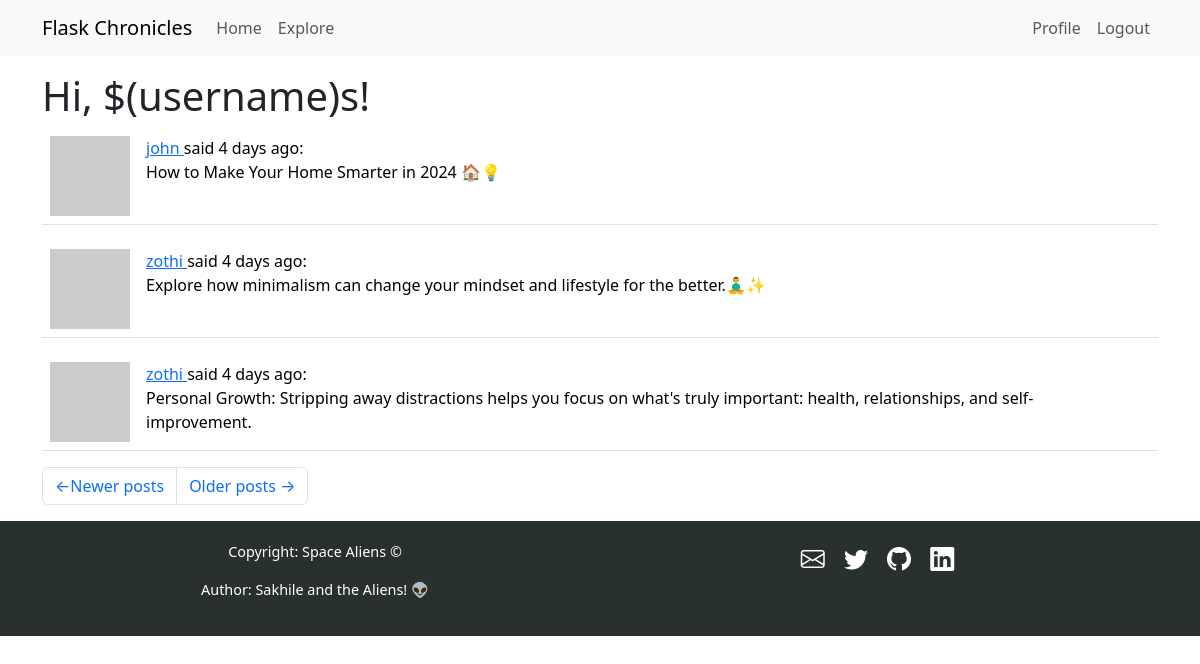
/explore?page=3 (signed in), run on the app's committed database.
### app/models.py (models this page shows, shortened)
class User(UserMixin, db.Model):
    id: so.Mapped[int] = so.mapped_column(primary_key=True)
    username: so.Mapped[str] = so.mapped_column(sa.String(64), unique=True)
    email: so.Mapped[str] = so.mapped_column(sa.String(120), index=True, unique=True)
    password_hash: so.Mapped[Optional[str]] = so.mapped_column(sa.String(256))
    posts: so.WriteOnlyMapped["Post"] = so.relationship(back_populates="author")
    about_me: so.Mapped[Optional[str]] = so.mapped_column(sa.String(140))
    last_seen: so.Mapped[Optional[datetime]] = so.mapped_column(
        default=lambda: datetime.now(timezone.utc)
    )
    following: so.WriteOnlyMapped["User"] = so.relationship(
        secondary=followers,
        primaryjoin=(followers.c.follower_id == id),
        secondaryjoin=(followers.c.followed_id == id),
        back_populates="followers",
    )
    followers: so.WriteOnlyMapped["User"] = so.relationship(
        secondary=followers,
        primaryjoin=(followers.c.followed_id == id),
        secondaryjoin=(followers.c.follower_id == id),
        back_populates="following",
    )
    def avatar(self, size):
        digest = md5(self.email.lower().encode("utf-8")).hexdigest()
        return f"https://www.gravatar.com/avatar/{digest}?d=identicon&s={size}'"

class Post(db.Model):
    id: so.Mapped[int] = so.mapped_column(primary_key=True)
    body: so.Mapped[str] = so.mapped_column(sa.String(140))
    timestamp: so.Mapped[datetime] = so.mapped_column(
        index=True, default=lambda: datetime.now(timezone.utc)
    )
    user_id: so.Mapped[int] = so.mapped_column(sa.ForeignKey(User.id), index=True)
    author: so.Mapped[User] = so.relationship(back_populates="posts")
    language: so.Mapped[Optional[str]] = so.mapped_column(sa.String(5))

### app/routes.py (the view)
@app.route("/explore")
@login_required
def explore():
    page = request.args.get("page", 1, type=int)
    query = sa.select(Post).order_by(Post.timestamp.desc())
    posts = db.paginate(
        query,
        page=page,
        per_page=app.config["POSTS_PER_PAGE"],
        error_out=False,
    )
    next_url = url_for("explore", page=posts.next_num) if posts.has_next else None
    prev_url = url_for("explore", page=posts.prev_num) if posts.has_prev else None
    return render_template(
        "index.html",
        title=_("Explore"),
        posts=posts.items,
        next_url=next_url,
        prev_url=prev_url,
    )

### app/__init__.py (called while the page is built)
def get_locale():
    return request.accept_languages.best_match(app.config["LANGUAGES"])

### app/models.py (called while the page is built)
@login.user_loader
def load_user(id):
    return db.session.get(User, int(id))

### app/routes.py (called while the page is built)
@app.before_request
def before_request():
    if current_user.is_authenticated:
        current_user.last_seen = datetime.now(timezone.utc)
        db.session.commit()
    g.locale = str(get_locale())

### app/templates/index.html (shortened to what this page needs)
{% extends "base.html" %}
{% import "bootstrap_wtf.html" as wtf %}
{% block content %}
    <h1>{{ _("Hi, $(username)s", username=current_user.username) }}!</h1>
    {% for post in posts %}
        {% include '_post.html' %}
    {% endfor %}
    <nav aria-label="Post navigation">
        <ul class="pagination">
            <li class="page-item{% if not prev_url %} disabled{% endif %}">
                <a class="page-link" href="{{ prev_url }}">
			<span aria-hidden="true">&larr;</span>{{ _("Newer posts") }}
                </a>
            </li>
            <li class="page-item{% if not next_url %} disabled{% endif %}">
                <a class="page-link" href="{{ next_url }}">
                    {{ _("Older posts") }} <span aria-hidden="true">&rarr;</span>
                </a>
            </li>
        </ul>
    </nav>
{% endblock %}

### app/templates/_post.html (shortened to what this page needs)
<table class="table table-hover">
    <tr>
        <td width="70px">
            <a href="{{ url_for('user', username=post.author.username) }}">
                <img src="{{ post.author.avatar(70) }}" />
            </a>
        </td>
        <td>
            <a href="{{ url_for('user', username=post.author.username) }}">
                {{ post.author.username }}
            </a>
            said {{ moment(post.timestamp).fromNow() }}:
            <br>
            <span id="post{{ post.id }}">{{ post.body }}</span>
        </td>
        <td>
        </td>
    </tr>
</table>

### data on the page
Post: author.username "john", timestamp "4 days ago", body "How to Make Your Home Smarter in 2024 🏠💡"
Post: author.username "zothi", timestamp "4 days ago", body "Explore how minimalism can change your mindset and lifestyle for the better.🧘‍♂️✨"
Post: author.username "zothi", timestamp "4 days ago", body "Personal Growth: Stripping away distractions helps you focus on what's truly important: health, relationships, and self-improvement."
